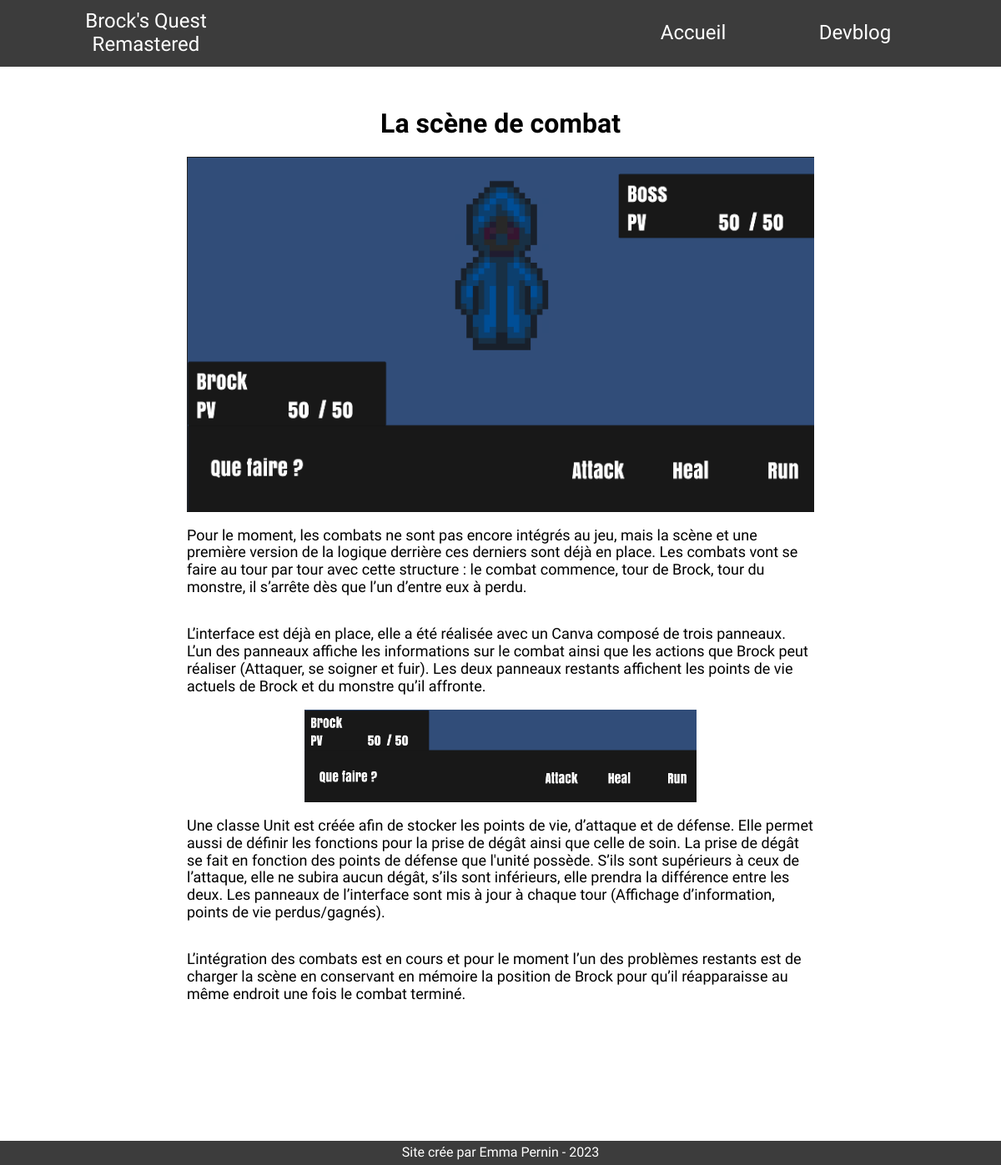
/post.php?id=10, run on the app's committed database.
### tables this page shows
CREATE TABLE `article` (
  `id` int(11) NOT NULL,
  `titre` varchar(255) NOT NULL,
  `photo_ap` text NOT NULL,
  `partie1` text,
  `photo1` text,
  `partie2` text,
  `photo2` text,
  `partie3` text,
  `photo3` text,
  `partie4` text,
  `photo4` text,
  `partie5` text,
  `photo5` text
);

### post.php (the view, shortened to what this page needs)
<!DOCTYPE html>
<?php
    require "connexion.php";
    $link->query("SET NAMES utf8");
    $id = $_GET["id"];
    $requete = "SELECT * FROM article WHERE id = '$id'";
    $stmt = $link->prepare($requete);
    $stmt-> execute();
    $post = $stmt->fetch();
?>
<html lang="fr">
<head>
    <link rel="stylesheet" href="css/normalize.css">
    <link rel="stylesheet" href="css/styles.css">
</head>
<body>
    <nav id="nav" class="sticky">
        <a href="index.php">Brock's Quest Remastered</a>
        <aside>
            <a href="index.php">Accueil</a>
            <a href="devblog.php">Devblog</a>
        </aside>
    </nav>
    <div class="container post">
        <h1 class="h1-post"><?php echo $post['titre']; ?></h1>
        <img class="post-first-img" src='<?php echo $post['photo_ap']; ?>' alt="">
        <p class="post-text"><?php echo $post['partie1']; ?></p>
        <p class="post-text"><?php echo $post['partie2']; ?></p>
        <img class="post-img" src='<?php echo $post['photo2']; ?>' alt="">
        <p class="post-text"><?php echo $post['partie3']; ?></p>
        <p class="post-text"><?php echo $post['partie4']; ?></p>
    </div>
    <footer><p>Site crée par Emma Pernin - 2023</p></footer>
</body>
</html>

### css/styles.css (style rules this page uses)
html { scroll-behavior: smooth; }
body { font-family: 'Marcellus', serif; }
h1, h2, h3, footer, nav { font-family: 'Marcellus SC', serif; }
.container { position: relative; }
nav { height: 80px; background-color: #3C3C3C; display: flex; align-items: center; justify-content: space-between; }
nav > a { margin-left: 80px; }
nav > aside { margin-right: 80px; }
nav a { color: white; text-decoration: none; font-size: 24px; display: inline-block; text-align: center; width: 190px; transition: .2s; }
.sticky { position: fixed; top: 0; width: 100%; z-index: 1; }
.post { margin: 130px; }
.h1-post { text-align: center; }
.post-first-img { width: 80%; display: block; margin: auto; object-fit: cover; }
.post-img { width: 50%; margin: auto; display: block; object-fit: cover; }
.post-text { font-size: 1.125rem; width: 80%; margin-right: auto; margin-left: auto; }
footer { background-color: #3C3C3C; color: white; text-align: center; }
footer > p { padding: 5px; margin: 0; }

### data on the page
article: titre "La scène de combat", photo_ap (picture), partie1 "Pour le moment, les combats ne sont pas encore intégrés au jeu, mais la scène et une première version de la logique derrière ces derniers sont déjà en place. Les combats vont se faire au tour par tour avec cette structure : le combat commence, tour de Brock, tour du monstre, il s’arrête dès que l’un d’entre eux à perdu.", partie2 "L’interface est déjà en place, elle a été réalisée avec un Canva composé de trois panneaux. L’un des panneaux affiche les informations sur le combat ainsi que les actions que Brock peut réaliser (Attaquer, se soigner et fuir). Les deux panneaux restants affichent les points de vie actuels de Brock et du monstre qu’il affronte.", photo2 (picture), partie3 "Une classe Unit est créée afin de stocker les points de vie, d’attaque et de défense. Elle permet aussi de définir les fonctions pour la prise de dégât ainsi que celle de soin. La prise de dégât se fait en fonction des points de défense que l'unité possède. S’ils sont supérieurs à ceux de l’attaque, elle ne subira aucun dégât, s’ils sont inférieurs, elle prendra la différence entre les deux. Les panneaux de l’interface sont mis à jour à chaque tour (Affichage d’information, points de vie perdus/gagnés).", partie4 "L’intégration des combats est en cours et pour le moment l’un des problèmes restants est de charger la scène en conservant en mémoire la position de Brock pour qu’il réapparaisse au même endroit une fois le combat terminé."
